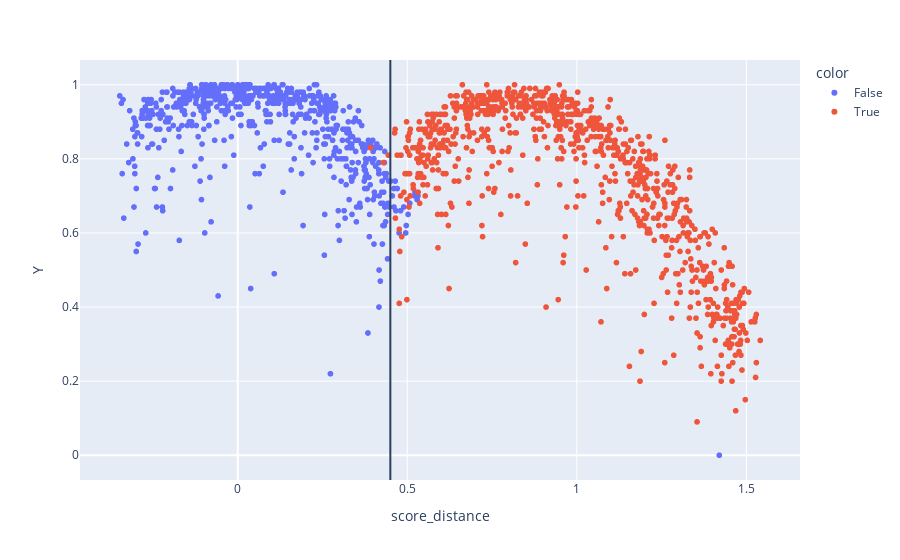

Write notebook code for a chart like this one.
### Code cell
data = datasets.dgp_area_yield(**{**params, 'n_obs': 1500})

fig = px.scatter(x=data['score_distance'] ,y=data['Y'], color=data['D'], labels=dict(x="score_distance", y="Y"), hover_data={'score_improvement': data['score_improvement'], 'score_distance_act': data['score_distance_act'], 'score_improvement_act': data['score_improvement_act']}) 
fig.add_vline(x=params['treatment_dist'])

### Figure 1 — Plotly figure (JSON) as saved in the notebook; plotly's stock layout.template omitted (floating-point values rounded to 4 significant figures; data arrays with more than 128 entries replaced by an {"elided": "..."} marker saying what was removed)
{"data": [{"customdata": {"elided": "637x3 float values"}, "hovertemplate": "color=False<br>score_distance=%{x}<br>Y=%{y}<br>score_improvement=%{customdata[0]}<br>score_distance_act=%{customdata[1]}<br>score_improvement_act=%{customdata[2]}<extra></extra>", "legendgroup": "False", "marker": {"color": "#636efa", "symbol": "circle"}, "mode": "markers", "name": "False", "showlegend": true, "type": "scattergl", "x": {"elided": "637 float values"}, "xaxis": "x", "y": {"elided": "637 float values"}, "yaxis": "y"}, {"customdata": {"elided": "863x3 float values"}, "hovertemplate": "color=True<br>score_distance=%{x}<br>Y=%{y}<br>score_improvement=%{customdata[0]}<br>score_distance_act=%{customdata[1]}<br>score_improvement_act=%{customdata[2]}<extra></extra>", "legendgroup": "True", "marker": {"color": "#EF553B", "symbol": "circle"}, "mode": "markers", "name": "True", "showlegend": true, "type": "scattergl", "x": {"elided": "863 float values"}, "xaxis": "x", "y": {"elided": "863 float values"}, "yaxis": "y"}], "layout": {"legend": {"title": {"text": "color"}, "tracegroupgap": 0}, "margin": {"t": 60}, "shapes": [{"type": "line", "x0": 0.45, "x1": 0.45, "xref": "x", "y0": 0, "y1": 1, "yref": "y domain"}], "xaxis": {"anchor": "y", "domain": [0, 1], "title": {"text": "score_distance"}}, "yaxis": {"anchor": "x", "domain": [0, 1], "title": {"text": "Y"}}}}
